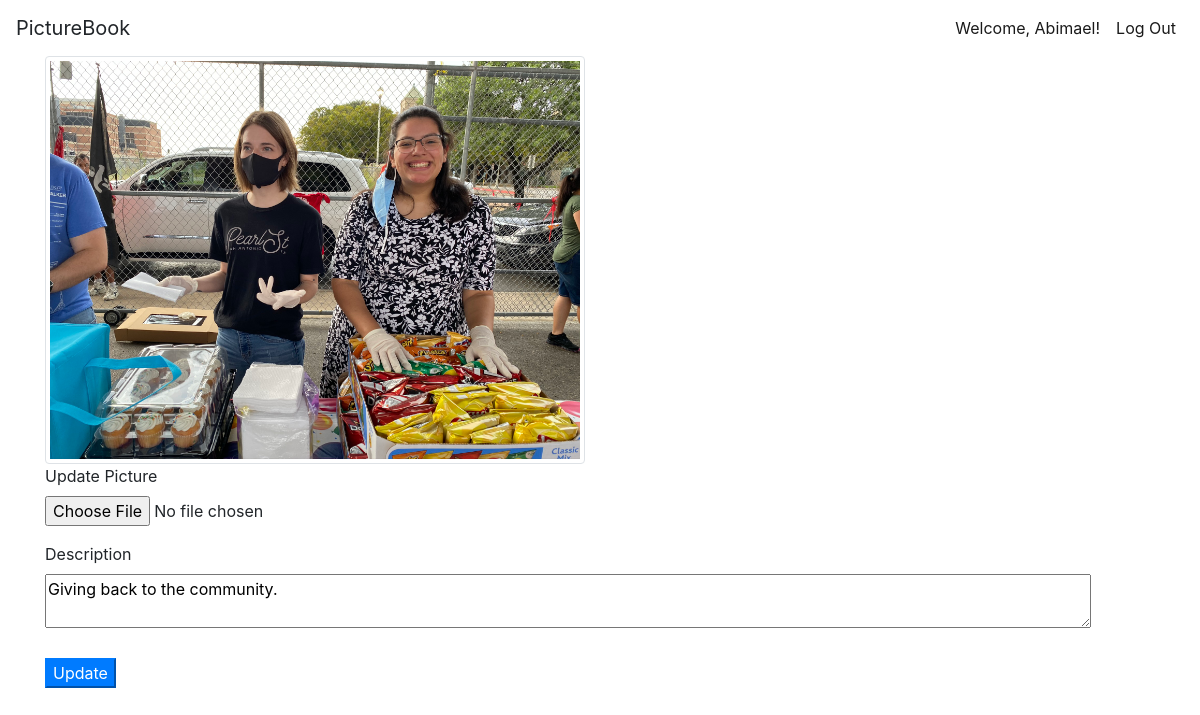
Page /edit_post/5 (signed in) on the committed database.
### pictureapp/models.py (models this page shows)
class User(models.Model):
    first_name = models.CharField(max_length=255)
    last_name = models.CharField(max_length=255)
    email = models.CharField(max_length=255)
    phone = models.CharField(max_length=255)
    city = models.CharField(null=True, max_length=255)
    password = models.CharField(max_length=255)
    profile_pic = models.ImageField(default="profile.png", null=True, blank=True)
    created_at = models.DateTimeField(auto_now_add=True)
    updated_at = models.DateTimeField(auto_now=True)
    objects = UserManager()

class Post(models.Model):
    picture = models.ImageField(null=True, blank=True)
    desc = models.TextField(null=True)
    poster = models.ForeignKey(User, related_name='user_posts', on_delete=models.CASCADE)
    likes = models.ManyToManyField(User, related_name='liked_posts')

### pictureapp/views.py (the view)
# urls.py: path('edit_post/<int:id>', views.edit_post),
def edit_post(request,id):
    user = User.objects.get(id=request.session["user_id"])
    post = Post.objects.get(id=id)
    if request.method == "GET":
        context = {
        "user":user,
        "post":post,
    }
        return render(request,'edit_post.html', context)
    else:
        post.picture = request.FILES["pic"]
        post.desc = request.POST["desc"]
        post.save()
    return redirect(f'/profile/{user.id}')

### pictureapp/templates/edit_post.html (shortened to what this page needs)
<!DOCTYPE html>
<html lang="en">
    <head>
        <link rel="stylesheet" href="https://maxcdn.bootstrapcdn.com/bootstrap/4.0.0/css/bootstrap.min.css">
        {% load static %}
    </head>
    <body>
        <nav id="card1" class="navbar navbar-expand-lg navbar-light">
            <div class="collapse navbar-collapse" id="navbarTogglerDemo01">
                <a id="Title" class="navbar-brand">PictureBook</a>
                <ul class="navbar-nav ml-auto mt-2 mt-lg-0 ml-auto">
                    <li class="nav-item active">
                        <a class="nav-link" href="/profile/{{request.session.user_id}}">Welcome, {{request.session.user_name}}!</a>
                    </li>
                    <li class="nav-item active">
                        <a class="nav-link" href="/logout">Log Out</a>
                    </li>
                </ul>
            </div>
        </nav>
        <div class="container">
            <div class="row">
                <div class="post col-md-6">
                    <img class="img-thumbnail" alt="missing image" src="{{post.picture.url}}" >
                    <br>
                    <form action="/edit_post/{{post.id}}" method="post" enctype="multipart/form-data">
                        <div class="form-group">
                            <label for="exampleFormControlFile1">Update Picture</label>
                            <input type="file" class="form-control-file" id="pic" value="{{post.picture}}" name="pic">
                        </div>
                        <div>
                            <label for="">Description</label>
                            <textarea name="desc" cols="100" rows="2">{{post.desc}}</textarea>
                        </div>
                        <br>
                        <button class="btn-primary">Update</button>
                    </form>
                </div>
            </div>
        </div>
    </body>
</html>

### rows in the picture
User: session.user_name "Abimael"
Post: picture (picture), desc "Giving back to the community."
